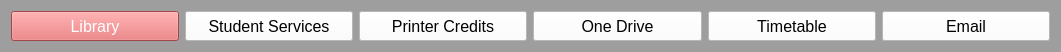
     <widget class="QFrame" name="framebar_4">
      <property name="geometry">
       <rect>
        <x>30</x>
        <y>120</y>
        <width>1061</width>
        <height>51</height>
       </rect>
      </property>
      <property name="minimumSize">
       <size>
        <width>0</width>
        <height>0</height>
       </size>
      </property>
      <property name="styleSheet">
       <string notr="true">background-color: rgb(158, 158, 158);</string>
      </property>
      <layout class="QHBoxLayout" name="horizontalLayout_7">
       <item>
        <widget class="QPushButton" name="pushButton_24">
         <property name="minimumSize">
          <size>
           <width>150</width>
           <height>30</height>
          </size>
         </property>
         <property name="font">
          <font>
           <family>Cantarell</family>
           <pointsize>12</pointsize>
           <weight>9</weight>
           <italic>false</italic>
           <bold>false</bold>
          </font>
         </property>
         <property name="styleSheet">
          <string notr="true">font: 75 12pt &quot;Cantarell&quot;;
color: rgb(255, 255, 255);
background-color: rgb(226, 102, 103);</string>
         </property>
         <property name="text">
          <string>Library</string>
         </property>
        </widget>
       </item>
       <item>
        <widget class="QPushButton" name="pushButton_25">
         <property name="minimumSize">
          <size>
           <width>150</width>
           <height>30</height>
          </size>
         </property>
         <property name="font">
          <font>
           <family>Cantarell</family>
           <pointsize>12</pointsize>
           <weight>9</weight>
           <italic>false</italic>
           <bold>false</bold>
          </font>
         </property>
         <property name="styleSheet">
          <string notr="true">font: 75 12pt &quot;Cantarell&quot;;
background-color: rgb(255, 255, 255);</string>
         </property>
         <property name="text">
          <string>Student Services</string>
         </property>
        </widget>
       </item>
       <item>
        <widget class="QPushButton" name="pushButton_26">
         <property name="minimumSize">
          <size>
           <width>150</width>
           <height>30</height>
          </size>
         </property>
         <property name="font">
          <font>
           <family>Cantarell</family>
           <pointsize>12</pointsize>
           <weight>9</weight>
           <italic>false</italic>
           <bold>false</bold>
          </font>
         </property>
         <property name="styleSheet">
          <string notr="true">font: 75 12pt &quot;Cantarell&quot;;
background-color: rgb(255, 255, 255);</string>
         </property>
         <property name="text">
          <string>Printer Credits</string>
         </property>
        </widget>
       </item>
       <item>
        <widget class="QPushButton" name="pushButton_27">
         <property name="minimumSize">
          <size>
           <width>150</width>
           <height>30</height>
          </size>
         </property>
         <property name="font">
          <font>
           <family>Cantarell</family>
           <pointsize>12</pointsize>
           <weight>9</weight>
           <italic>false</italic>
           <bold>false</bold>
          </font>
         </property>
         <property name="styleSheet">
          <string notr="true">font: 75 12pt &quot;Cantarell&quot;;
background-color: rgb(255, 255, 255);</string>
         </property>
         <property name="text">
          <string>One Drive</string>
         </property>
        </widget>
       </item>
       <item>
        <widget class="QPushButton" name="pushButton_28">
         <property name="minimumSize">
          <size>
           <width>150</width>
           <height>30</height>
          </size>
         </property>
         <property name="font">
          <font>
           <family>Cantarell</family>
           <pointsize>12</pointsize>
           <weight>9</weight>
           <italic>false</italic>
           <bold>false</bold>
          </font>
         </property>
         <property name="styleSheet">
          <string notr="true">font: 75 12pt &quot;Cantarell&quot;;
background-color: rgb(255, 255, 255);</string>
         </property>
         <property name="text">
          <string>Timetable</string>
         </property>
        </widget>
       </item>
       <item>
        <widget class="QPushButton" name="pushButton_29">
         <property name="minimumSize">
          <size>
           <width>150</width>
           <height>30</height>
          </size>
         </property>
         <property name="maximumSize">
          <size>
           <width>200</width>
           <height>16777215</height>
          </size>
         </property>
         <property name="font">
          <font>
           <family>Cantarell</family>
           <pointsize>12</pointsize>
           <weight>9</weight>
           <italic>false</italic>
           <bold>false</bold>
          </font>
         </property>
         <property name="styleSheet">
          <string notr="true">font: 75 12pt &quot;Cantarell&quot;;
background-color: rgb(255, 255, 255);</string>
         </property>
         <property name="text">
          <string>Email</string>
         </property>
        </widget>
       </item>
      </layout>
     </widget>
